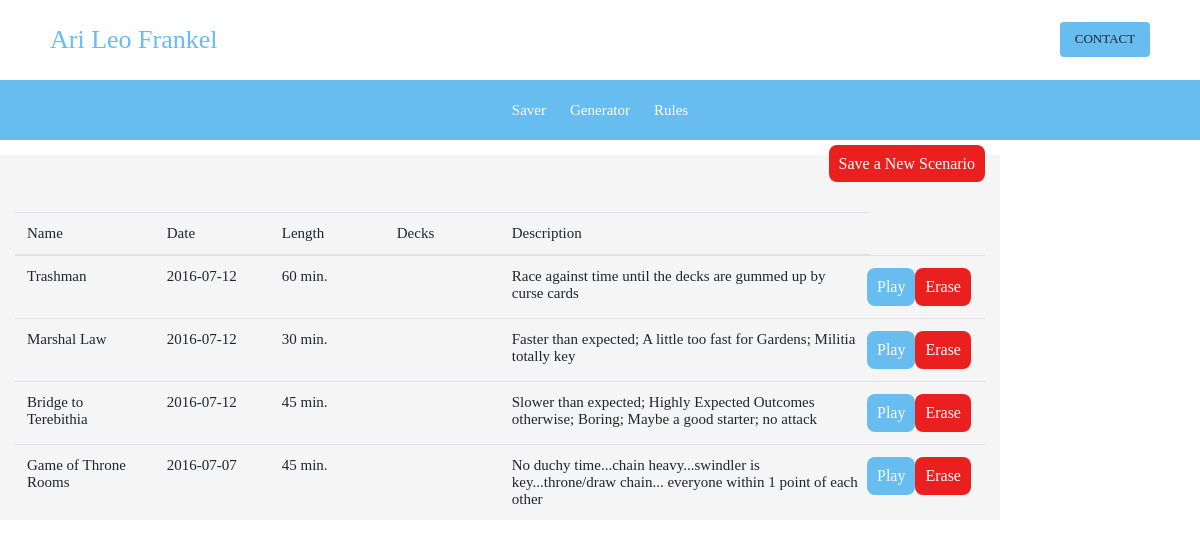
The page /saver.php on the database its author committed.
### tables this page shows
CREATE TABLE `savored_games` (
  `id` int(11) NOT NULL,
  `name` varchar(100) NOT NULL,
  `date_played` date NOT NULL,
  `game_length` int(11) NOT NULL,
  `winner` varchar(200) DEFAULT NULL,
  `commentary` varchar(2000) DEFAULT NULL,
  `game_cards` varchar(1000) NOT NULL
);

### saver.php (the view, shortened to what this page needs)
<?php
    include("inc/header.php");
?>
<div class="content__saver col-sm-10 col-sm-offset-1">
    <div class="align-right margin-top-bot">
            <a href="card_selector.php" class="linkButton button--back">Save a New Scenario</a>
        </div>
        <br>
                <table class="table table-responsive">
                      <thead>
                        <tr>
                          <th>Name</th>
                          <th>Date</th>
                          <th>Length</th>
                          <th>Decks</th>
                          <th>Description</th>
                        </tr>
                      </thead>
                      <tbody>
                      <?php
                       $pdo = Database::connect();
                       $sql = 'SELECT * FROM savored_games ORDER BY id DESC';
                       foreach ($pdo->query($sql) as $row) {
                                echo '<tr>';
                                echo '<td>'. $row['name'] . '</td>';
                                echo '<td>'. $row['date_played'] . '</td>';
                                echo '<td>'. $row['game_length'] . ' min.'. '</td>';
                                echo '<td>'. $row['decks'] . '</td>';
                                echo '<td>'. $row['commentary'] . '</td>';
                                echo '<td>';
                                  echo '<div class="row"><a class="linkButton button--play" href="read.php?id='.$row['id'].'">Play</a>';
                                  echo '<a class="linkButton button--back" href="delete.php?id='.$row['id'].'">Erase</a></div>';
                                echo '</td>';
                                echo '</tr>';
                       }
                      ?>
                      </tbody>
                </table>
        </div>
<?php include("inc/footer.php");

### inc/header.php (shortened to what this page needs)
<head>
  <link rel="stylesheet" href="https://maxcdn.bootstrapcdn.com/bootstrap/4.0.0-alpha.2/css/bootstrap.min.css">
  <link rel="stylesheet" href="../static/css/main.css">
</head>
<body>
  <div class="navigation clearfix hidden-sm-down">
    <a class="brand brand--blue" href="https://github.com/arilfrankel" target="_blank">Ari Leo Frankel</a>
    <a class="contact contact--blue" data-toggle="modal" data-target="#myModal">Contact</a>
  </div>
<div class="navigation__internal">
    <div class="menu-container__internal">
        <a href="saver.php">Saver</a>
        <a href="generator_game_cards.php">Generator</a>
        <a href="rules.php">Rules</a>
    </div>
</div>

### inc/footer.php (shortened to what this page needs)
</body>
</html>

### main.css (style rules this page uses)
h1, h2, h3, h4, h5, h6, { font-family: 'montserrat'; line-height: 1em; margin: 0; }
body, p { font-family: 'proxima-nova'; }
.navigation { width: 100%; height: 80px; padding: 0px; margin: 0px; }
.navigation { padding-right: 50px; }
.menu-container a:active, .menu-container a:hover, .menu-container a:link, .menu-container a:visited, .brand, .brand:hover { text-decoration: none; color: #67BCF0; }
.brand { font-family: Avenir; font-weight: lighter; font-size: 26px; line-height: 1em; padding: 27px 50px; float:left; }
.contact { width: 90px; height: 35px; border-radius: 4px; padding: 9.5px 12px; text-align: center; font-family: montserrat; font-weight: lighter; font-size: 13px; letter-spacing: 0; float: right; margin: 22px 0px; text-transform: uppercase; line-height: 1em; }
.contact--blue { background-color: #67BCF0; color:#FFFFFF; }
.navigation__internal { background: #67BCF0; text-align: center; width: 100%; padding: 18px 0px; }
.navigation__internal a { text-decoration: none; color: #FFFFFF; font-size: 15px; padding: 0px 10px; font-family: montserrat; font-weight: lighter; }
.linkButton { font: 16px Avenir; text-decoration: none; color: #FFFFFF; padding: 10px; border-radius: 8px; cursor: pointer; border: none; }
.button--play { background-color: #67BCF0; }
.button--back { background-color: #EA1F1F; }
.content__card_selector, .content__generator, .content__read_generated, .content__saver, .content__rules, .content__game_assets, .content__read, .content__resume { font-family: Avenir; font-size: 16px; background-color: #F5F5F5; }
th, td { font: 15px Avenir; padding: 1%; opacity: 1; min-width: 115px; }
.align-right { text-align: right; }
.margin-top-bot { margin-top: 15px; margin-bottom: 15px; }
html, body { height: 100%; }

### rows shown on the page
savored_games: name "Trashman", date_played "2016-07-12", game_length "60", commentary "Race against time until the decks are gummed up by curse cards"
savored_games: name "Marshal Law", date_played "2016-07-12", game_length "30", commentary "Faster than expected; A little too fast for Gardens; Militia totally key"
savored_games: name "Bridge to Terebithia", date_played "2016-07-12", game_length "45", commentary "Slower than expected; Highly Expected Outcomes otherwise; Boring; Maybe a good starter; no attack"
savored_games: name "Game of Throne Rooms", date_played "2016-07-07", game_length "45", commentary "No duchy time...chain heavy...swindler is key...throne/draw chain... everyone within 1 point of each other"
